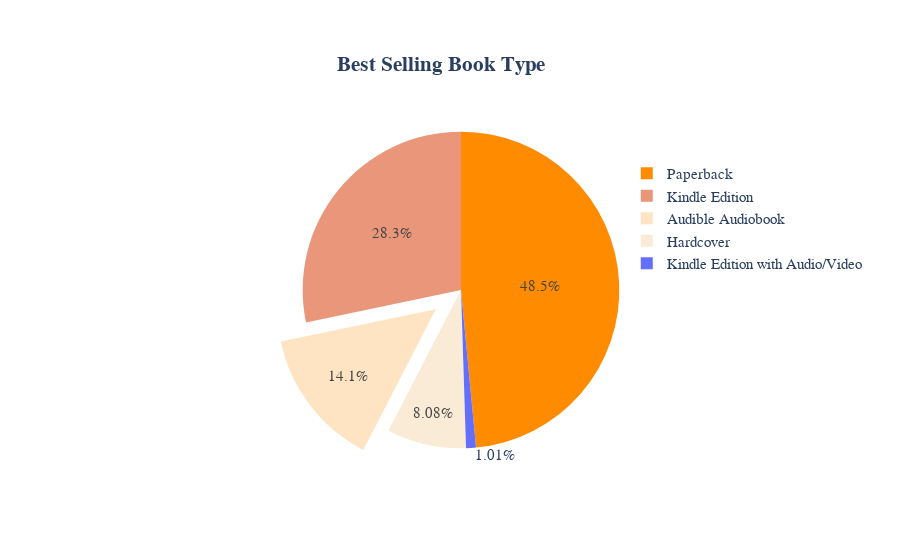

Notebook cell for this chart:
### Code cell
data1 = {
   "values": type_book['Total'],
   "labels": type_book['Type'],
   "name": "Book",
   "hoverinfo":"label+percent+name",
    "marker": {'colors': ['#FF8C00', '#E9967A', '#FFE4C4','#FAEBD7']},
    "pull":[0, 0, 0.2, 0],
   "type": "pie"
}

data = [data1]
layout = go.Layout(
   {
      "title":"Distribution of Movie Rating",
      "grid": {"rows": 1, "columns": 1}
   }
)
fig = go.Figure(data = data, layout = layout)

fig.update_layout(
    title={
        'text': "<b>Best Selling Book Type<b>",
        'y':0.9,
        'x':0.49,
        'xanchor': 'center',
        'yanchor': 'top'},font=dict(
        family="Times New Roman", size=15
    ), legend={
    "x": 0.78,
    "y": 0.85})
iplot(fig)

### Figure 1 — Plotly figure (JSON) as saved in the notebook; plotly's stock layout.template omitted (floating-point values rounded to 4 significant figures)
{"data": [{"hoverinfo": "label+percent+name", "labels": ["Paperback", "Kindle Edition", "Audible Audiobook", "Hardcover", "Kindle Edition with Audio/Video"], "marker": {"colors": ["#FF8C00", "#E9967A", "#FFE4C4", "#FAEBD7"]}, "name": "Book", "pull": [0, 0, 0.2, 0], "type": "pie", "values": [48, 28, 14, 8, 1]}], "layout": {"font": {"family": "Times New Roman", "size": 15}, "grid": {"columns": 1, "rows": 1}, "legend": {"x": 0.78, "y": 0.85}, "title": {"text": "<b>Best Selling Book Type<b>", "x": 0.49, "xanchor": "center", "y": 0.9, "yanchor": "top"}}}
